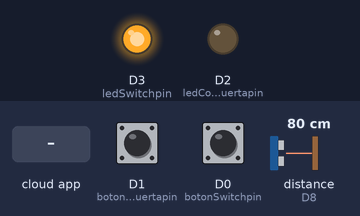
This sketch was run on a simulated ESP8266 (NodeMCU). Parts: output pins drawn as LEDs (lit = HIGH). Dashed ring = blinking. The test bench sets the inputs (shaded band); at power-on: distance to the obstacle (sensor on D8) 80 cm, D1 (botonCompuertapin) LOW, D0 (botonSwitchpin) LOW. The echo pulse lasts 58.3 µs per cm; WiFi joins after 1.5 s; servers stay silent unless stated; the Firebase database answers and starts empty; what the sketch prints to the serial monitor is not drawn.

Above: at 2.7 s.
2.8 s: distance to the obstacle (sensor on D8) set to 45 cm
4.3 s: distance to the obstacle (sensor on D8) set to 38 cm
At 5.2 s:
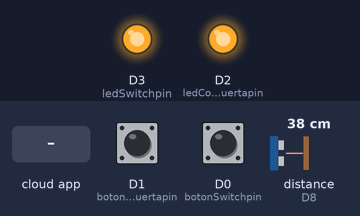
5.8 s: the phone or cloud app sets 63646d90333d12dd2ae52c0d to 0
At 7.9 s:
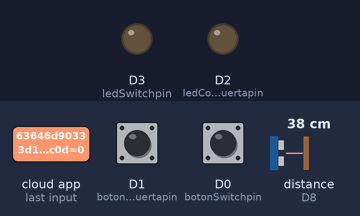
8.5 s: D1 (botonCompuertapin) pulled HIGH for 3.2 s
At 9.5 s:
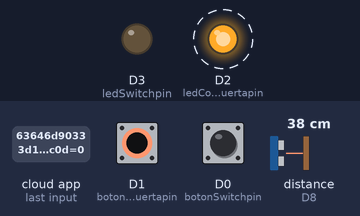
13.2 s: D1 (botonCompuertapin) pulled HIGH for 1 s
At 15.0 s:
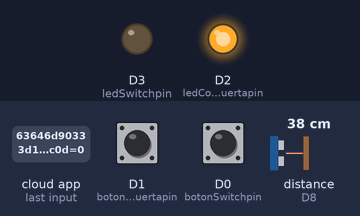
15.7 s: D1 (botonCompuertapin) pulled HIGH for 0.25 s
At 17.1 s:
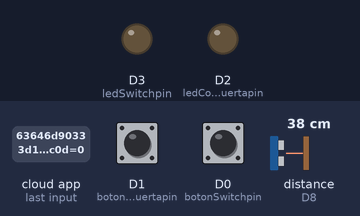
Timing chart, 0 to 18.5 s (numbered marks = the images above; inputs shaded):
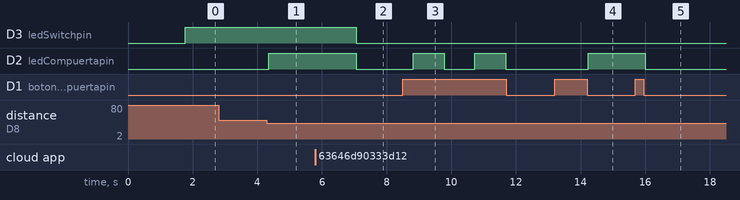

Measured:
- the behaviour switches between 41 and 40 cm on distance to the obstacle (sensor on D8) (found by bisection; images 0 and 1)
- after the input at 2.8 s, every drawn part: stays the same
- after the input at 4.3 s, D2 (ledCompuertapin): LOW → HIGH after 0.05 s
- after the input at 5.8 s, D3 (ledSwitchpin), D2 (ledCompuertapin): HIGH → LOW after 1.3 s
- after the input at 8.5 s, D2 (ledCompuertapin): alternates HIGH for 0.95 s and LOW for 0.95 s, starting after 0.32 s
- after the input at 13.2 s, D2 (ledCompuertapin): LOW → HIGH after 1.0 s
- after the input at 15.7 s, D2 (ledCompuertapin): HIGH → LOW after 0.30 s

The sketch:

Compuerta_Alexa_Firebase.ino
```cpp
/*Alexa -- Librerias */
#include <Arduino.h>
#include <ESP8266WiFi.h>      //Libreria WiFi
#include "SinricPro.h"        // Libreria Sinric
#include "SinricProSwitch.h"  //Libreria Sinric Switch
#include <map>                //se guarda pines en map

/*Ultrasonic -- Librerias */
#include <HCSR04.h>  //Libreria para ultrasonico

/*Firebase -- Librerias*/
#include <Firebase_ESP_Client.h>  //Firebase
#include <addons/RTDBHelper.h>    //RTDB helper functions

/*Alexa -- Definiciones*/
//Definiendo red para node y appkey y appsecret para sinric
#define WIFI_SSID "iPhone de Demian"
#define WIFI_PASS "71027102"
#define APP_KEY "2e37b19f-d2c5-4543-8c25-9892838c79b2"
#define APP_SECRET "88d997e8-e356-4714-9c28-6f81fd97c5a6-ff611bf9-e3a4-4fa1-81f9-5bb9ff878074"
#define device_ID_1 "63646d90333d12dd2ae52c0d"  //Definiendo ids de devices (se obtinen de sinric)

/*Ultrasonic -- Definiciones*/
float distance = 0;
#define ledCompuertapin D2    //Led compuerta verde
#define ledSwitchpin D3       //Led switch rojo
#define botonCompuertapin D1  // Botón para abrir compuerta
#define botonSwitchpin D0     // utilizar boton manual o sensor
const byte triggerPin = D7;   //Pin para trigger ultrasonic
const byte echoPin = D8;      //Pin para echo ultrasonic
//Variables que controlan los estados
int botonStateSwitch = 1;             //Lee el valor del switch
int botonStateCompuerta = 1;          //Lee el valor de la compuerta
bool botonOrcompuerta = true;         //Estado que controla si esta en la compuerta o   con el sensor
bool estado_switch_led = true;        //Controla el estado del led switch
bool estado_compuerta_led = false;    //Controla el estado del led compuerta
bool estado_boton_compuerta = false;  //Estado que controla la compuerta
//Initializa ultrasonic
UltraSonicDistanceSensor distanceSensor(triggerPin, echoPin);

/*Firebase -- Definiciones*/
#define API_KEY "AIzaSyADnaKrjbK4650L0P-YNrB-Y4UHT-lkV7g"
#define DATABASE_URL "https://fir-1-5ea1e-default-rtdb.firebaseio.com/"
#define USER_EMAIL "a01368643@tec.mx"
#define USER_PASSWORD "123456"
FirebaseData fbdo;      //Initialize Firebase objects
FirebaseAuth auth;      //Initialize Firebase objects
FirebaseConfig config;  //Initialize Firebase objects
unsigned long sendDataPrevMillis = 0;
bool tempEstadoCompuerta = false;  //Para set
bool tempEstadoSwitch = false;     //Para set
bool switchFirebase = false;
bool tempswitchFirebase = false;
bool compuertaFirebase = false;
bool tempcompuertaFirebase = false;
String messageObject = "";

/*============Funciones setup=========*/
/*Alexa -- funcion para obtener estado de Alexa*/
bool onPowerState(String deviceId, bool &state) {
  Serial.printf("%s: %s\r\n", deviceId.c_str(), state ? "on" : "off");
  int relayPIN = ledSwitchpin;  // get the relay pin for corresponding device
  if (state == 1) {
    botonOrcompuerta = true;
    Serial.printf("Encendido desde Alexa");
  }
  if (state == 0) {
    botonOrcompuerta = false;
    Serial.printf("Apagado desde Alexa");
  }
  return true;
}
/*Alexa -- funcion para setup de wifi   */
void setupWiFi() {
  Serial.printf("\r\n[Wifi ALEXA]: Connecting");
  WiFi.begin(WIFI_SSID, WIFI_PASS);

  while (WiFi.status() != WL_CONNECTED) {
    Serial.printf(".");
    delay(250);
  }
  Serial.printf("connected[ALEXA]!\r\n[WiFi]: IP-Address is %s\r\n", WiFi.localIP().toString().c_str());
}
/*Alexa -- funcion para setup sinric, conexion de devices*/
void setupSinricPro() {
  SinricProSwitch &mySwitch = SinricPro[device_ID_1];
  mySwitch.onPowerState(onPowerState);

  SinricPro.begin(APP_KEY, APP_SECRET);
  SinricPro.restoreDeviceStates(true);
}

/*Firebase -- funcion para setup*/
void setupFirebase() {
  Serial.printf("Firebase Client v%s\n\n", FIREBASE_CLIENT_VERSION);
  config.api_key = API_KEY;
  auth.user.email = USER_EMAIL;
  auth.user.password = USER_PASSWORD;
  config.database_url = DATABASE_URL;
  fbdo.setBSSLBufferSize(2048, 2048);
  fbdo.setResponseSize(2048);
  Firebase.begin(&config, &auth);
  Firebase.reconnectWiFi(true);
  Firebase.setDoubleDigits(5);
  config.timeout.serverResponse = 10 * 1000;
}

//=============setup()================//
void setup() {

  Serial.begin(9600);

  /*Ultrasonic*/
  //Declarando botones
  pinMode(botonCompuertapin, INPUT);
  pinMode(botonSwitchpin, INPUT);
  //Declarando leds
  pinMode(ledCompuertapin, OUTPUT);
  pinMode(ledSwitchpin, OUTPUT);

  /*Alexa*/
  //Llamando a funciones para setup de Wifi y sinric
  setupWiFi();
  setupSinricPro();

  /*Firebase*/
  //Llamnado funcion para setup
  setupFirebase();
  //Llamando funcion para get de compuerta y switch
}
//=============loop()================//
void loop() {
  /*Ultrasonic*/
  openCompuertaWithUltrasonic();

  /*Alexa*/
  SinricPro.handle();

  /*Firebase set*/
  setUltraFirebase();
  getSwitchAndCompuertaFromFirebase();
}


void openCompuertaWithUltrasonic() {
  // Obtiene el estado del switch
  botonStateSwitch = digitalRead(botonSwitchpin);  //OBTIENE EL VALOR DEL BOTÓN
  delay(250);
  if (botonStateSwitch == 1) {
    if (botonOrcompuerta == true) {
      botonOrcompuerta = false;
    } else {
      botonOrcompuerta = true;
    }
  }

  //Obtiene distancia
  distance = distanceSensor.measureDistanceCm();

  //Compuerta funciona con sensor (botonOrcompuerta == true)
  if (botonOrcompuerta == true) {
    estado_switch_led = true;
    if (distance >= 15 && distance <= 40) {
      estado_compuerta_led = true;
    } else {
      estado_compuerta_led = false;
    }
  }

  //Compuerta funciona manualmente--con boton--((botonOrcompuerta == false))
  if (botonOrcompuerta == false) {
    estado_switch_led = false;
    botonStateCompuerta = digitalRead(botonCompuertapin);
    delay(250);
    if (botonStateCompuerta == 1) {
      if (estado_boton_compuerta == true) {
        estado_boton_compuerta = false;
      } else {
        estado_boton_compuerta = true;
      }
    }

    if (estado_boton_compuerta == true) {
      estado_compuerta_led = true;
    }
    if (estado_boton_compuerta == false) {
      estado_compuerta_led = false;
    }
  }


  //Prende led de la compuerta
  if (estado_compuerta_led == true) {
    digitalWrite(ledCompuertapin, 1);
  }
  if (estado_compuerta_led == false) {
    digitalWrite(ledCompuertapin, 0);
  }
  //Prende led del switch
  if (estado_switch_led == true) {
    digitalWrite(ledSwitchpin, 1);
  }
  if (estado_switch_led == false) {
    digitalWrite(ledSwitchpin, 0);
  }
}

void setUltraFirebase() {
  if (Firebase.ready() && (millis() - sendDataPrevMillis > 100 || sendDataPrevMillis == 0)) {

    if (estado_compuerta_led != tempEstadoCompuerta) {
      tempEstadoCompuerta = estado_compuerta_led;

      messageObject = estado_compuerta_led ? "Hay Objeto" : "No hay Objeto";

      if (botonOrcompuerta) {
        Serial.printf("Set Ultra... %s\n", Firebase.RTDB.setString(&fbdo, F("/test/Ultra"), messageObject) ? "ok" : fbdo.errorReason().c_str());
      } else {
        Serial.printf("Set Ultra... %s\n", Firebase.RTDB.setString(&fbdo, F("/test/Ultra"), "Ultrasonido Apagado") ? "ok" : fbdo.errorReason().c_str());
      }
    }
    if (botonOrcompuerta != tempEstadoSwitch) {
      tempEstadoSwitch = botonOrcompuerta;

      Serial.printf("Set Ultra... %s\n", Firebase.RTDB.setString(&fbdo, F("/test/Ultra"), "Ultrasonido Apagado") ? "ok" : fbdo.errorReason().c_str());
    }
  }
}

void getSwitchAndCompuertaFromFirebase() {
  if (Firebase.ready() && (millis() - sendDataPrevMillis > 100 || sendDataPrevMillis == 0)) {

    if (Firebase.RTDB.getBool(&fbdo, F("/test/Switch"))) {
      switchFirebase = fbdo.to<bool>();
    } else {
      Serial.println(fbdo.errorReason().c_str());
    }
    if (switchFirebase != tempswitchFirebase) {
      tempswitchFirebase = switchFirebase;
      botonOrcompuerta = switchFirebase;
    }

    if (!botonOrcompuerta) {
      if (Firebase.RTDB.getBool(&fbdo, F("/test/Compuerta"))) {
        compuertaFirebase = fbdo.to<bool>();
      } else {
        Serial.println(fbdo.errorReason().c_str());
      }
      if (compuertaFirebase != tempcompuertaFirebase) {
        tempcompuertaFirebase = compuertaFirebase;
        estado_boton_compuerta = compuertaFirebase;
      }
    }
  }
}
```
